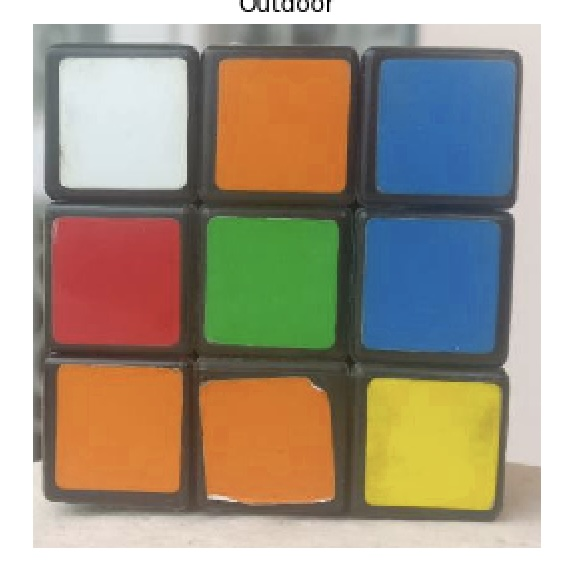
#> input picture cube1.jpg, 576 x 568 px
$ jupyter execute --allow-errors lecture7.ipynb
#> lines starting #> are read from the running program, lines starting #| are printed output that depends on the picture; after the words box and inside, x2 and y2 are one past the last pixel; in counts of white or black regions, pixels touching at a corner belong together
[cell 1]
import cv2
import numpy as np
import matplotlib as plt
from matplotlib.colors import LogNorm
bright = cv2.imread('cube1.jpg')
#> bright is the input picture: shape (568, 576, 3); mean B, G, R 135.9, 153.4, 164.7
dark = cv2.imread('cube8.jpg')
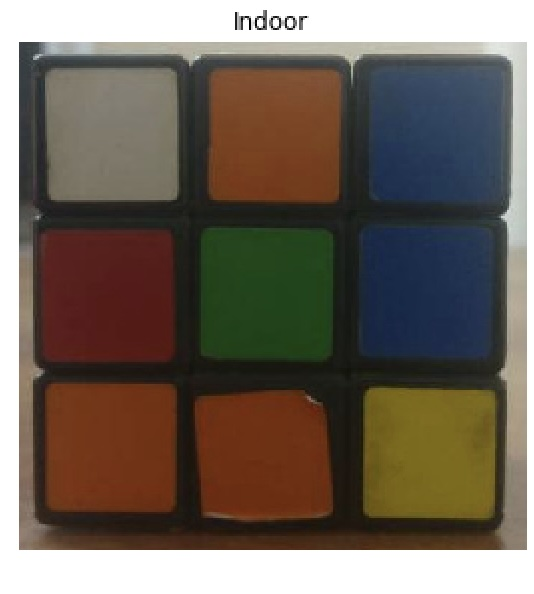
#> input picture cube8.jpg, 534 x 594 px
#> dark is the input picture: shape (594, 534, 3); mean B, G, R 90.1, 101.1, 111.9

[cell 2]
#observation : significant perceptual non-uniformity
#mixing of chrominance (color related information) and luminance (intensity related information) data

#Lab color-space
#L-lightness(intensity) ; independent of color info and encodes brightness only
#a-color component ranging from green to magenta ; encode color
#b-color component ranging from blue to yellow ; encode color

# it has the following properties
# perceptually uniform color space which approximates how we perceive color
# Independent of device ( capturing or displaying)
# Used extensively in Adobe Photoshop
# Is related to the RGB color space by a complex transformation equation

[cell 3]
#python
brightLAB = cv2.cvtColor(bright, cv2.COLOR_BGR2LAB)
#> brightLAB: shape (568, 576, 3); mean of channels 0, 1, 2 163.2, 132.3, 139.7
darkLAB = cv2.cvtColor(dark, cv2.COLOR_BGR2LAB)
#> darkLAB: shape (594, 534, 3); mean of channels 0, 1, 2 107.7, 132, 136.8

[cell 4]
#observation
# Similar observations as LAB can be made for Intensity and color components with regard to Illumination changes.
# Perceptual difference between Red and Orange is less even in the outdoor image as compared to LAB.
# White has undergone change in all 3 components.

#HSV color space
# H – Hue ( Dominant Wavelength ).
# S – Saturation ( Purity / shades of the color ).
# V – Value ( Intensity ).

# Best thing is that it uses only one channel to describe color (H), making it very intuitive to specify color.
# Device dependent.

[cell 5]
# Thr YCrCb Color - space derived from the RGB color space and has the following three components
# Y – Luminance or Luma component obtained from RGB after gamma correction.
# Cr = R – Y ( how far is the red component from Luma ).
# Cb = B – Y ( how far is the blue component from Luma ).

# Separates the luminance and chrominance components into different channels.
# Mostly used in compression ( of Cr and Cb components ) for TV Transmission.
# Device dependent.

[cell 6]
#python
brightYCB = cv2.cvtColor(bright, cv2.COLOR_BGR2YCrCb)
#> brightYCB: shape (568, 576, 3); mean of channels 0, 1, 2 154.8, 135, 117.3
darkYCB = cv2.cvtColor(dark, cv2.COLOR_BGR2YCrCb)
#> darkYCB: shape (594, 534, 3); mean of channels 0, 1, 2 103.1, 134.3, 120.7

[cell 7]
brightHSV = cv2.cvtColor(bright, cv2.COLOR_BGR2HSV)
#> brightHSV: shape (568, 576, 3); mean H, S, V 39.4, 85.8, 181.9
darkHSV = cv2.cvtColor(dark, cv2.COLOR_BGR2HSV)
#> darkHSV: shape (594, 534, 3); mean H, S, V 32.9, 96.8, 118.9

[cell 8]
# observation
# The H Component is very similar in both the images which indicates the color information is intact even under illumination changes.
# The S component is also very similar in both images.
# The V Component captures the amount of light falling on it thus it changes due to illumination changes.
# There is drastic difference between the values of the red piece of outdoor and Indoor image. This is because Hue is represented as a circle and red is at the starting angle. So, it may take values between [300, 360] and again [0, 60].

[cell 9]
# how to use these color spaces for segmentation
# the simplest way : lets first try to use them to detect the green color from the cube.

#step1 : get the color values for a particular color
#step2: applying threshold for segmentation

[cell 10]
#python
bgr = [40,158,16]
thresh = 40

# adjusting the color by subtract thresh from bgr which means the color value of one pixel
minBGR = np.array([bgr[0]-thresh, bgr[1]-thresh, bgr[2]-thresh])
maxBGR = np.array([bgr[0]-thresh, bgr[1]-thresh, bgr[2]-thresh])

maskBGR = cv2.inRange(bright, minBGR, maxBGR) # inRange for finding mask of green pixel
#> maskBGR: shape (568, 576); every value is 0
resultBGR = cv2.bitwise_and(bright, bright, mask = maskBGR) #maskBGR : 특정 이미지 표시, bright 부분만!
#> resultBGR: shape (568, 576, 3); every value is 0
#bitwise_and : to get the green pixels from the image using the mask

#for converting one pixel to another color space, we first need to convert 1D array to a 3D array
#Convert 1D array to 3D, then convert it to HSV and take the first element
# this will be same as shown in the above figure [65,229,158]
hsv = cv2.cvtColor( np.uint8([[bgr]] ), cv2.COLOR_BGR2HSV)[0][0]#bgr값을 numpy 배열로 변환 -> hsv

minHSV = np.array([hsv[0]-thresh, hsv[1]-thresh, hsv[2]-thresh])
maxHSV = np.array([hsv[0]+thresh, hsv[1]+thresh, hsv[2]+thresh])

maskHSV = cv2.inRange(brightHSV, minHSV, maxHSV) # mask : pick certain area
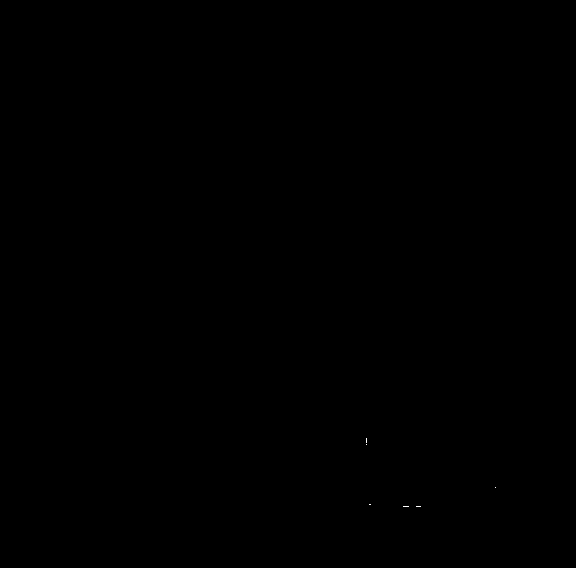
#> maskHSV: shape (568, 576); 0.01% white in thin lines or dots, all inside (x1, y1, x2, y2) = (366, 438, 496, 507)
#inRange function is to mask image!
resultHSV = cv2.bitwise_and(brightHSV, brightHSV, mask=maskHSV)
#> resultHSV: shape (568, 576, 3); mean H, S, V 0, 0, 0

#convert 1D array to 3D, then convert it to YCrCb and take the first element
ycb = cv2.cvtColor( np.uint8([[bgr]] ), cv2.COLOR_BGR2YCrCb)[0][0]

minYCB = np.array([ycb[0] - thresh, ycb[1] - thresh, ycb[2] - thresh])
maxYCB = np.array([ycb[0] + thresh, ycb[1] + thresh, ycb[2] + thresh])

maskYCB = cv2.inRange(brightYCB, minYCB, maxYCB)
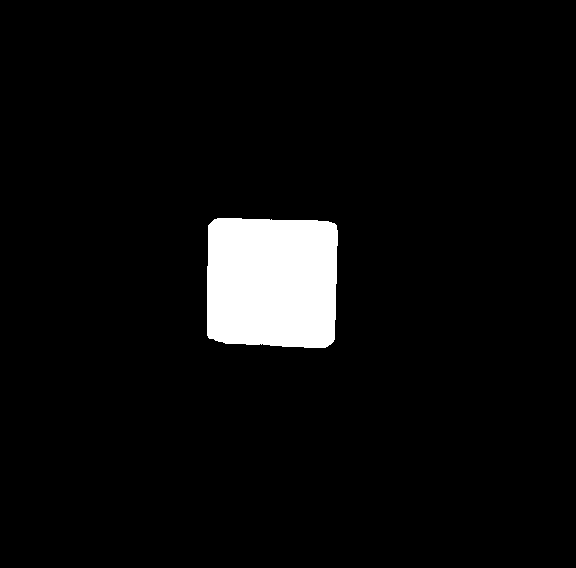
#> maskYCB: shape (568, 576); 4.9% white; 1 white region, box (x1, y1, x2, y2) and area: (207, 218, 338, 348) 16177
resultYCB = cv2.bitwise_and(brightYCB, brightYCB, mask = maskYCB)
#> resultYCB: shape (568, 576, 3); mean of channels 0, 1, 2 5.9, 4.7, 4.7

#convert 1D array to 3D, then convert it to LAB and tke the first element
lab = cv2.cvtColor( np.uint8([[bgr]] ), cv2.COLOR_BGR2LAB)[0][0]

minLAB = np.array([lab[0] - thresh, lab[1] - thresh, lab[2] - thresh])
maxLAB = np.array([lab[0] + thresh, lab[1] + thresh, lab[2] + thresh])

maskLAB = cv2.inRange(brightLAB, minLAB, maxLAB)
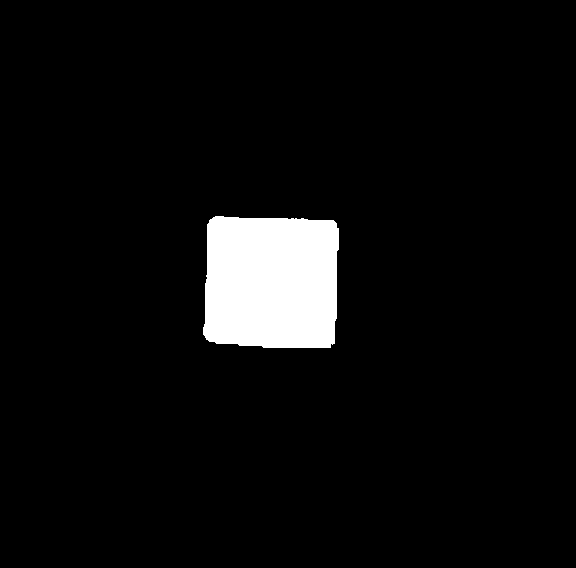
#> maskLAB: shape (568, 576); 5.1% white; 1 white region, box (x1, y1, x2, y2) and area: (203, 216, 339, 348) 16762
resultLAB = cv2.bitwise_and(brightLAB, brightLAB, mask = maskLAB)
#> resultLAB: shape (568, 576, 3); mean of channels 0, 1, 2 7.4, 4.4, 8.6

cv2.imshow("Result BGR", resultBGR)
cv2.imshow("Result HSV", resultHSV)
cv2.imshow("Result YCB", resultYCB)
cv2.imshow("Output LAB", resultLAB)

[cell 11]
# Same data analysis for a better solution
# step 1 : data collection
# step 2 ; compute the density plot

import numpy as np
import cv2
import matplotlib.pyplot as plt
from matplotlib.colors import LogNorm

#we will first load all images of blue or yellow pieces
B = np.array([])
G = np.array([])
R = np.array([])
im = cv2.imread('cube1.jpg')

#seperate the channels and create and array for each channel by appending the values from each image
b = im[:,:,0] #모든 행, 열 선택 후 세 번째 차원에서 첫번째 채널만 선택하여 추출된 배열 또는 이미지 / 0번째 채널 = 파란색 채널
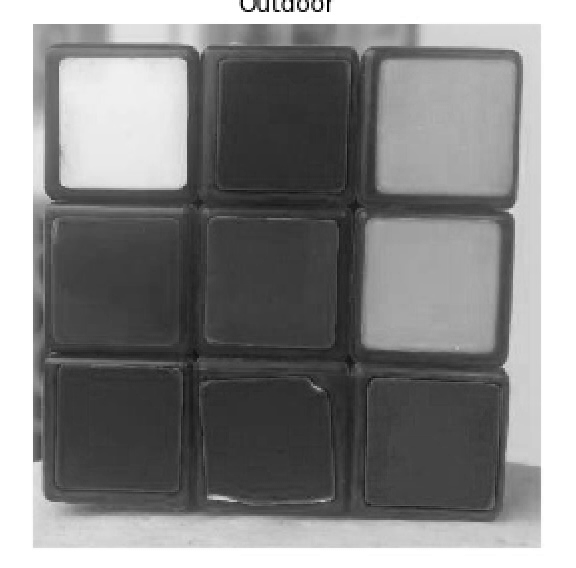
#> b: shape (568, 576); min 0, max 255, mean 135.9
b = b.reshape(b.shape[0]*b.shape[1]) # 이미지의 높이(행) * 이미지의 너비(열) = 이미지의 전체 픽셀 수
g = im[:,:,1]
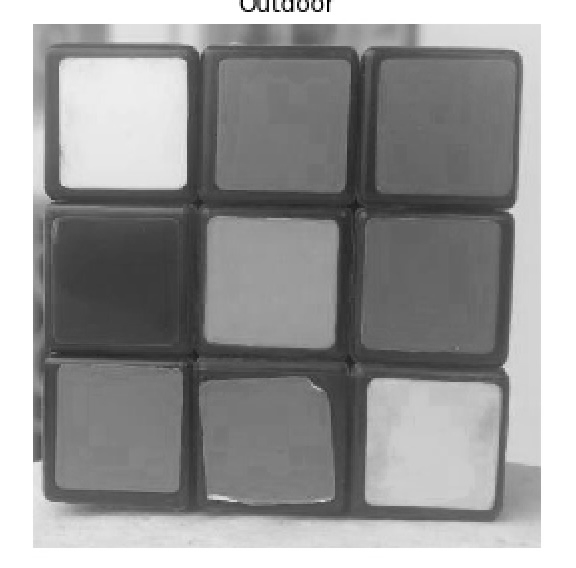
#> g: shape (568, 576); min 0, max 255, mean 153.4
g = g.reshape(g.shape[0]*g.shape[1])
r = im[:,:,2]
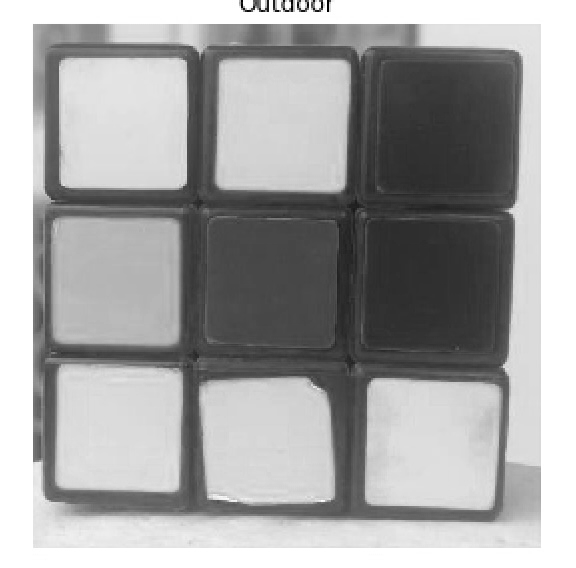
#> r: shape (568, 576); min 0, max 255, mean 164.7
r = r.reshape(r.shape[0]*r.shape[1])
B = np.append(B,b)
G = np.append(G,g)
R = np.append(R,r)

#use histogram plot from matplotlib to plot the 2D histogram
nbins = 10
#> (the rest of this cell did not finish here and is left out)
